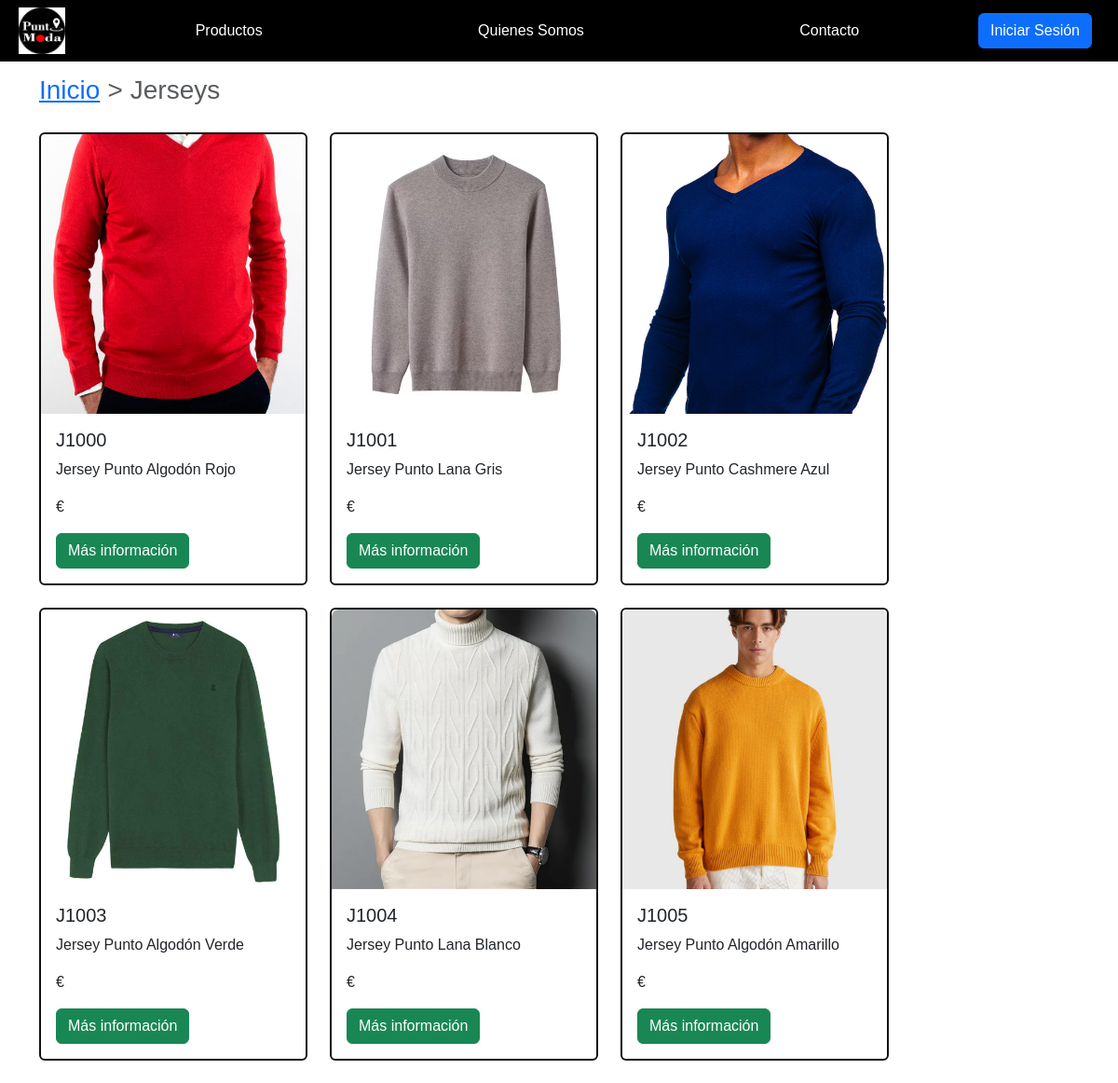
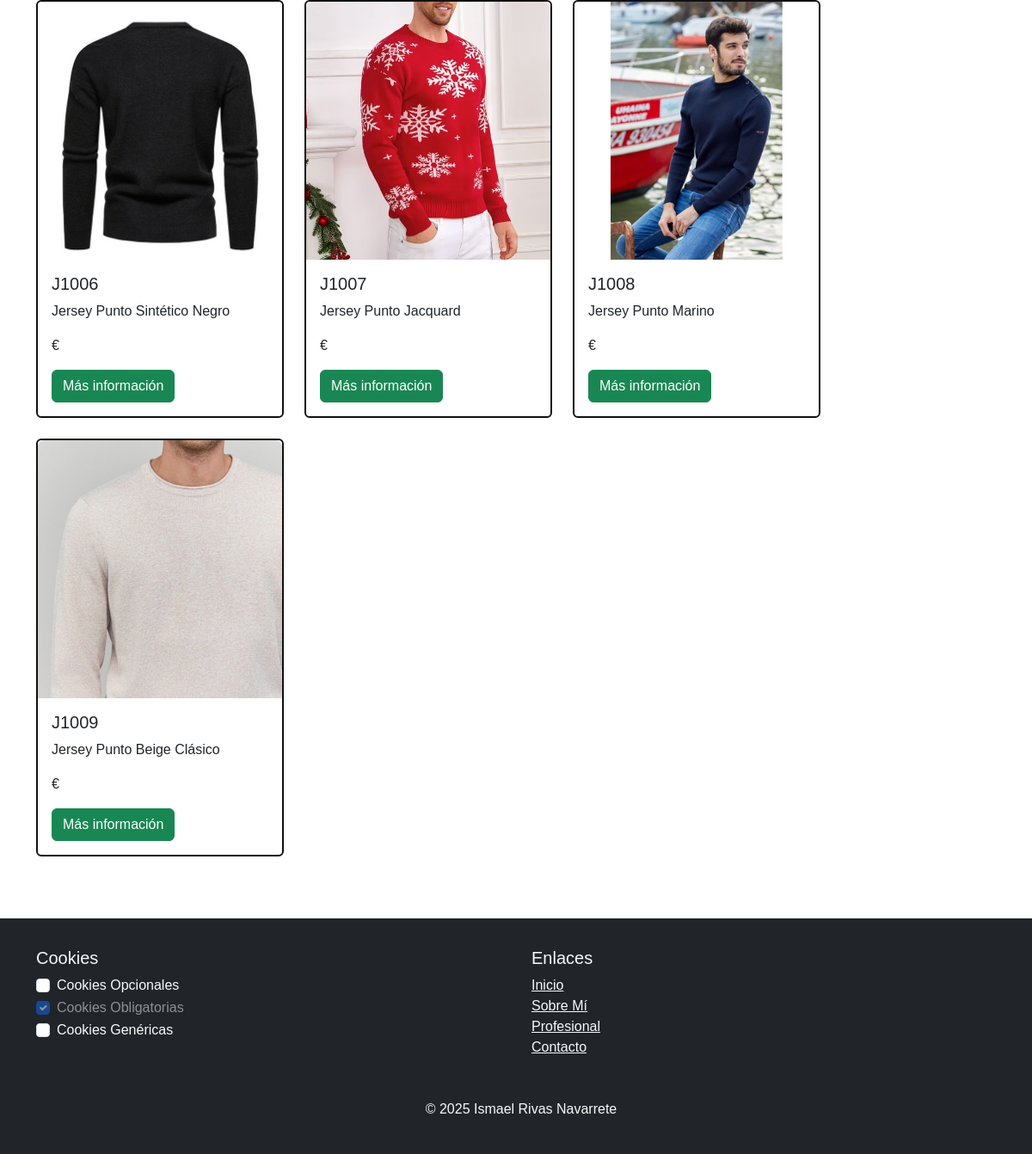
Page /jerseys.php on the earlier database version (2 pictures, top to bottom).
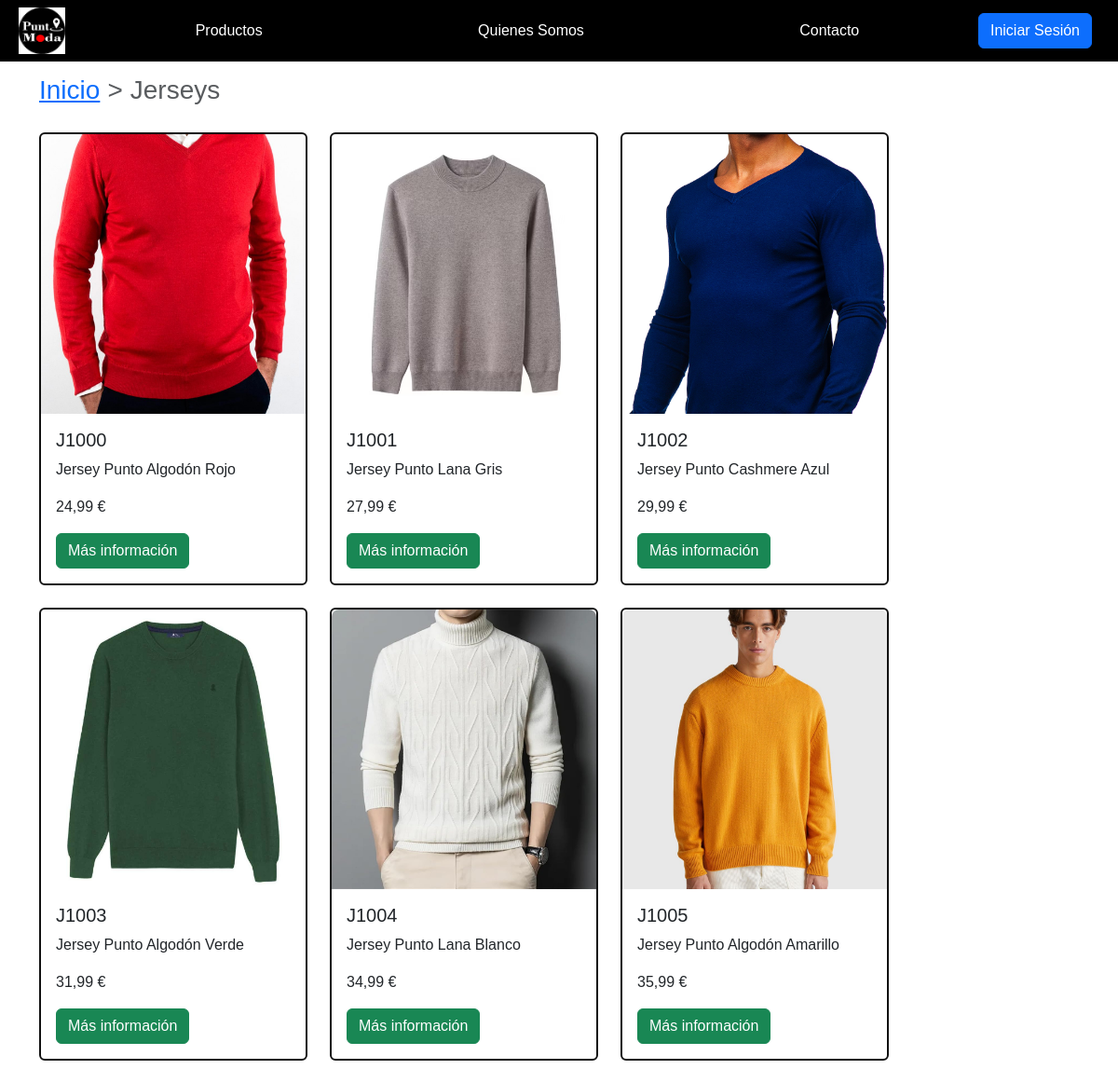
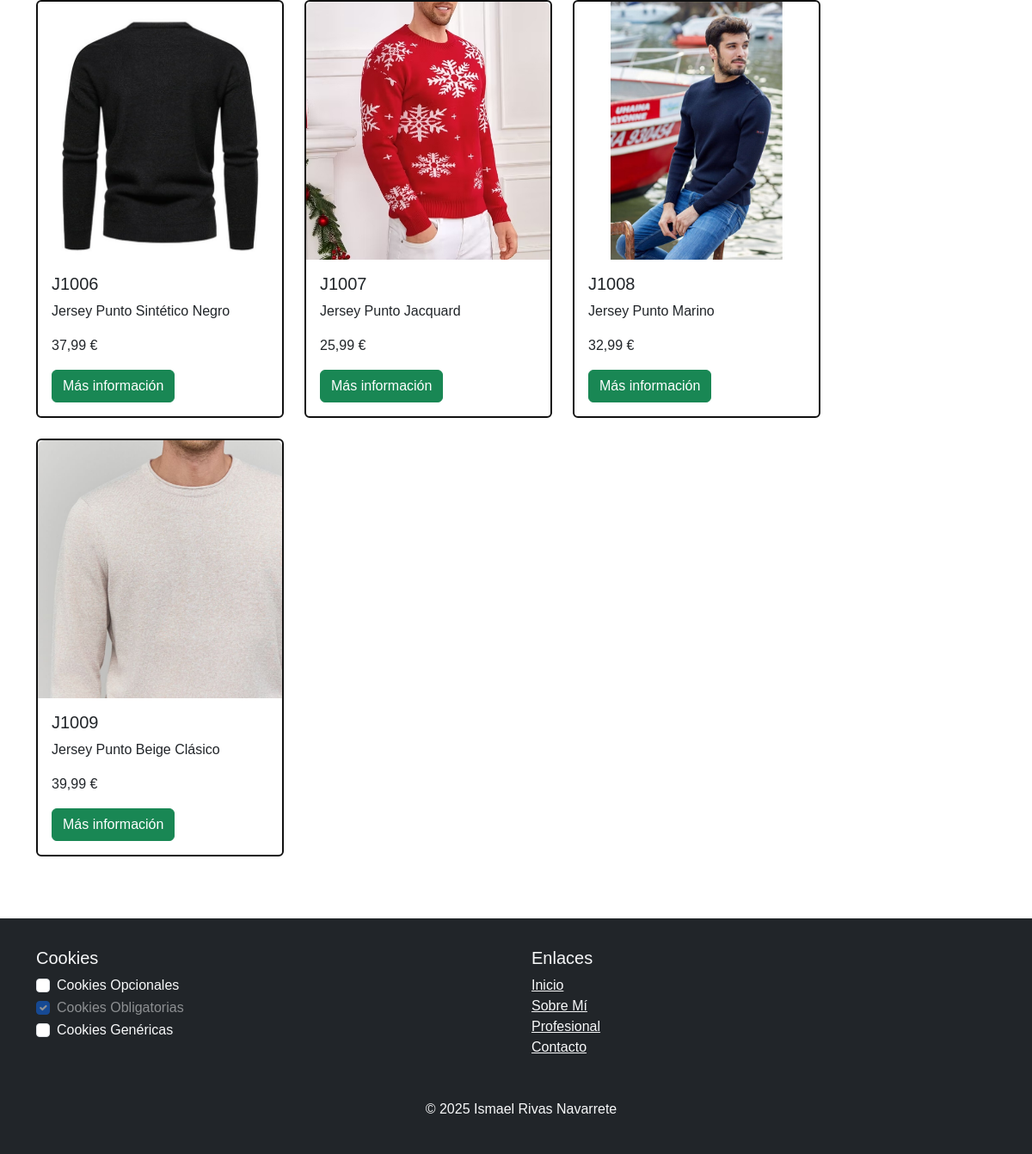
Same page on the later database version (2 pictures, top to bottom).
### tables this page shows
CREATE TABLE IF NOT EXISTS Productos (
    cod_producto CHAR(5) PRIMARY KEY,
    nombre VARCHAR(40) NOT NULL,
    modelo MEDIUMINT NOT NULL,
    descripcion TEXT,
    imagen VARCHAR(255),
    precio DECIMAL(5,2),
    CIF VARCHAR(9) NOT NULL, 
    FOREIGN KEY (CIF) REFERENCES Proveedores(CIF) ON UPDATE CASCADE ON DELETE RESTRICT
);

### www/jerseys.php (the view, shortened to what this page needs)
<?php
$conexionBaseDatos = Conexion::conexionBD();
$busqueda = 'J%';
$consultaProducto = $conexionBaseDatos->prepare("SELECT cod_producto, nombre, modelo, descripcion, imagen, REPLACE(FORMAT(precio, 2), '.', ',') AS precio, CIF FROM Productos WHERE cod_producto like ?");
$consultaProducto->bind_param("s", $busqueda);
$consultaProducto->execute();
$resultado = $consultaProducto->get_result();
?>
<!DOCTYPE html>
<html lang="es">
<head>
    <link rel="stylesheet" href="https://cdn.jsdelivr.net/npm/bootstrap@5.3.0/dist/css/bootstrap.min.css">
    <link rel="stylesheet" href="css/styles.css">
</head>
<body>
    <?php include 'php/navbar.php'; ?>
    <main class="container">
        <nav style="--bs-breadcrumb-divider: '>';" aria-label="breadcrumb">
            <ol class="breadcrumb">
                <li class="breadcrumb-item"><a href="index.php">Inicio</a></li>
                <li class="breadcrumb-item active" aria-current="page">Jerseys</li>
            </ol>
        </nav>
        <div class="d-flex flex-wrap gap-4 justify-content-start my-4">
            <?php while ($producto = $resultado->fetch_assoc()) {
                $identificadorModal = "modal_" . htmlspecialchars($producto['cod_producto']);
            ?>
                <div class="card" style="width: 18rem;">
                    <img src="<?php echo htmlspecialchars($producto['imagen']) ?>" class="card-img-top" alt="Imagen del producto">
                    <div class="card-body">
                        <h5 class="card-title"><?php echo htmlspecialchars($producto['cod_producto']); ?></h5>
                        <p class="card-text"><?php echo htmlspecialchars($producto['nombre']); ?></p>
                        <p class="card-text"><?php echo htmlspecialchars($producto['precio']). " €"; ?></p>
                        <button class="btn btn-success" data-bs-toggle="modal" data-bs-target="#<?php echo $identificadorModal; ?>">
                            Más información
                        </button>
                    </div>
                </div>
            <?php } ?>
        </div>
    </main>
    <?php include 'php/footer.php'; ?>
</body>
</html>

Differences in the rows shown:
changed productos "Jersey Punto Algodón Rojo": precio (not shown) → "24,99"
changed productos "Jersey Punto Lana Gris": precio (not shown) → "27,99"
changed productos "Jersey Punto Cashmere Azul": precio (not shown) → "29,99"
changed productos "Jersey Punto Algodón Verde": precio (not shown) → "31,99"
changed productos "Jersey Punto Lana Blanco": precio (not shown) → "34,99"
changed productos "Jersey Punto Algodón Amarillo": precio (not shown) → "35,99"
changed productos "Jersey Punto Sintético Negro": precio (not shown) → "37,99"
changed productos "Jersey Punto Jacquard": precio (not shown) → "25,99"
changed productos "Jersey Punto Marino": precio (not shown) → "32,99"
changed productos "Jersey Punto Beige Clásico": precio (not shown) → "39,99"
